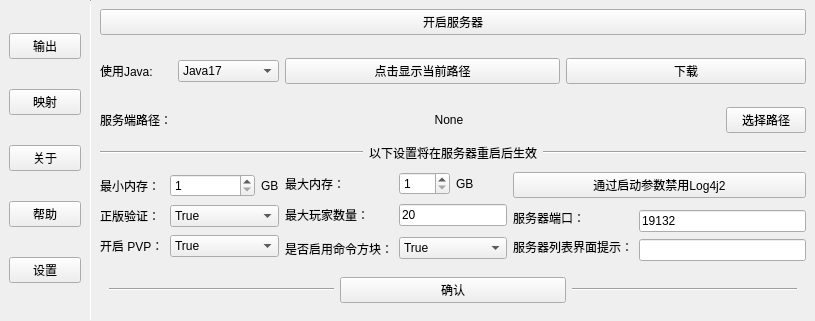
<?xml version="1.0" encoding="UTF-8"?>
<ui version="4.0">
 <class>MainWindow</class>
 <widget class="QMainWindow" name="MainWindow">
  <property name="geometry">
   <rect>
    <x>0</x>
    <y>0</y>
    <width>815</width>
    <height>321</height>
   </rect>
  </property>
  <property name="windowTitle">
   <string>MainWindow</string>
  </property>
  <widget class="QWidget" name="centralwidget">
   <layout class="QGridLayout" name="gridLayout">
    <property name="leftMargin">
     <number>0</number>
    </property>
    <property name="topMargin">
     <number>0</number>
    </property>
    <property name="rightMargin">
     <number>0</number>
    </property>
    <property name="bottomMargin">
     <number>0</number>
    </property>
    <property name="spacing">
     <number>0</number>
    </property>
    <item row="0" column="0">
     <widget class="QWidget" name="widget" native="true">
      <property name="minimumSize">
       <size>
        <width>0</width>
        <height>0</height>
       </size>
      </property>
      <property name="maximumSize">
       <size>
        <width>90</width>
        <height>16777215</height>
       </size>
      </property>
      <layout class="QVBoxLayout" name="verticalLayout">
       <item>
        <widget class="QPushButton" name="pbtn_output">
         <property name="cursor">
          <cursorShape>PointingHandCursor</cursorShape>
         </property>
         <property name="text">
          <string>输出</string>
         </property>
        </widget>
       </item>
       <item>
        <widget class="QPushButton" name="pbtn_frp">
         <property name="cursor">
          <cursorShape>PointingHandCursor</cursorShape>
         </property>
         <property name="text">
          <string>映射</string>
         </property>
        </widget>
       </item>
       <item>
        <widget class="QPushButton" name="pbtn_about">
         <property name="cursor">
          <cursorShape>PointingHandCursor</cursorShape>
         </property>
         <property name="text">
          <string>关于</string>
         </property>
        </widget>
       </item>
       <item>
        <widget class="QPushButton" name="pbtn_visit_help">
         <property name="cursor">
          <cursorShape>PointingHandCursor</cursorShape>
         </property>
         <property name="text">
          <string>帮助</string>
         </property>
        </widget>
       </item>
       <item>
        <widget class="QPushButton" name="pbtn_upd_set">
         <property name="cursor">
          <cursorShape>PointingHandCursor</cursorShape>
         </property>
         <property name="text">
          <string>设置</string>
         </property>
        </widget>
       </item>
      </layout>
     </widget>
    </item>
    <item row="0" column="2">
     <widget class="QWidget" name="widget_2" native="true">
      <layout class="QGridLayout" name="gridLayout_2">
       <item row="8" column="1" colspan="9">
        <widget class="QWidget" name="widget_3" native="true">
         <property name="styleSheet">
          <string notr="true">Line{background-color: rgb(66, 66, 66);border:none;}</string>
         </property>
         <layout class="QHBoxLayout" name="horizontalLayout">
          <item>
           <widget class="Line" name="line_3">
            <property name="orientation">
             <enum>Qt::Horizontal</enum>
            </property>
           </widget>
          </item>
          <item>
           <widget class="QPushButton" name="pbtn_ok_adv_set">
            <property name="cursor">
             <cursorShape>PointingHandCursor</cursorShape>
            </property>
            <property name="text">
             <string>确认</string>
            </property>
           </widget>
          </item>
          <item>
           <widget class="Line" name="line_4">
            <property name="orientation">
             <enum>Qt::Horizontal</enum>
            </property>
           </widget>
          </item>
         </layout>
        </widget>
       </item>
       <item row="0" column="1" colspan="9">
        <widget class="QPushButton" name="pbtn_start_server">
         <property name="cursor">
          <cursorShape>PointingHandCursor</cursorShape>
         </property>
         <property name="text">
          <string>开启服务器</string>
         </property>
        </widget>
       </item>
       <item row="1" column="6" rowspan="2" colspan="4">
        <widget class="QPushButton" name="pbtn_download_server">
         <property name="cursor">
          <cursorShape>PointingHandCursor</cursorShape>
         </property>
         <property name="text">
          <string>下载</string>
         </property>
        </widget>
       </item>
       <item row="4" column="1" colspan="9">
        <widget class="QWidget" name="widget_4" native="true">
         <property name="styleSheet">
          <string notr="true">Line{background-color: rgb(66, 66, 66);border:none;}</string>
         </property>
         <layout class="QHBoxLayout" name="horizontalLayout_2">
          <property name="leftMargin">
           <number>0</number>
          </property>
          <property name="topMargin">
           <number>0</number>
          </property>
          <property name="rightMargin">
           <number>0</number>
          </property>
          <property name="bottomMargin">
           <number>0</number>
          </property>
          <item>
           <widget class="Line" name="line_2">
            <property name="styleSheet">
             <string notr="true"/>
            </property>
            <property name="orientation">
             <enum>Qt::Horizontal</enum>
            </property>
           </widget>
          </item>
          <item>
           <widget class="QLabel" name="n_13">
            <property name="sizePolicy">
             <sizepolicy hsizetype="Maximum" vsizetype="Preferred">
              <horstretch>0</horstretch>
              <verstretch>0</verstretch>
             </sizepolicy>
            </property>
            <property name="text">
             <string>以下设置将在服务器重启后生效</string>
            </property>
            <property name="alignment">
             <set>Qt::AlignCenter</set>
            </property>
           </widget>
          </item>
          <item>
           <widget class="Line" name="line">
            <property name="orientation">
             <enum>Qt::Horizontal</enum>
            </property>
           </widget>
          </item>
         </layout>
        </widget>
       </item>
       <item row="3" column="1">
        <widget class="QLabel" name="n_1">
         <property name="text">
          <string>服务端路径：</string>
         </property>
        </widget>
       </item>
       <item row="6" column="1" rowspan="2" colspan="3">
        <widget class="QWidget" name="widget_5" native="true">
         <layout class="QGridLayout" name="gridLayout_3">
          <property name="leftMargin">
           <number>0</number>
          </property>
          <property name="topMargin">
           <number>0</number>
          </property>
          <property name="rightMargin">
           <number>0</number>
          </property>
          <property name="bottomMargin">
           <number>0</number>
          </property>
          <item row="2" column="0">
           <widget class="QLabel" name="n_10">
            <property name="sizePolicy">
             <sizepolicy hsizetype="Maximum" vsizetype="Preferred">
              <horstretch>0</horstretch>
              <verstretch>0</verstretch>
             </sizepolicy>
            </property>
            <property name="text">
             <string>开启 PVP：</string>
            </property>
            <property name="alignment">
             <set>Qt::AlignLeading|Qt::AlignLeft|Qt::AlignVCenter</set>
            </property>
           </widget>
          </item>
          <item row="0" column="0">
           <widget class="QLabel" name="n_3">
            <property name="sizePolicy">
             <sizepolicy hsizetype="Maximum" vsizetype="Preferred">
              <horstretch>0</horstretch>
              <verstretch>0</verstretch>
             </sizepolicy>
            </property>
            <property name="text">
             <string>最小内存：</string>
            </property>
            <property name="alignment">
             <set>Qt::AlignLeading|Qt::AlignLeft|Qt::AlignVCenter</set>
            </property>
           </widget>
          </item>
          <item row="2" column="1" colspan="2">
           <widget class="QComboBox" name="cbox_pvp">
            <property name="cursor">
             <cursorShape>PointingHandCursor</cursorShape>
            </property>
            <item>
             <property name="text">
              <string>True</string>
             </property>
            </item>
            <item>
             <property name="text">
              <string>False</string>
             </property>
            </item>
           </widget>
          </item>
          <item row="1" column="0">
           <widget class="QLabel" name="n_7">
            <property name="sizePolicy">
             <sizepolicy hsizetype="Maximum" vsizetype="Preferred">
              <horstretch>0</horstretch>
              <verstretch>0</verstretch>
             </sizepolicy>
            </property>
            <property name="text">
             <string>正版验证：</string>
            </property>
            <property name="alignment">
             <set>Qt::AlignLeading|Qt::AlignLeft|Qt::AlignVCenter</set>
            </property>
           </widget>
          </item>
          <item row="0" column="1">
           <widget class="QSpinBox" name="min_ram">
            <property name="minimum">
             <number>1</number>
            </property>
            <property name="maximum">
             <number>256</number>
            </property>
           </widget>
          </item>
          <item row="0" column="2">
           <widget class="QLabel" name="label">
            <property name="sizePolicy">
             <sizepolicy hsizetype="Maximum" vsizetype="Preferred">
              <horstretch>0</horstretch>
              <verstretch>0</verstretch>
             </sizepolicy>
            </property>
            <property name="text">
             <string>GB</string>
            </property>
           </widget>
          </item>
          <item row="1" column="1" colspan="2">
           <widget class="QComboBox" name="cbox_mojang">
            <property name="cursor">
             <cursorShape>PointingHandCursor</cursorShape>
            </property>
            <item>
             <property name="text">
              <string>True</string>
             </property>
            </item>
            <item>
             <property name="text">
              <string>False</string>
             </property>
            </item>
           </widget>
          </item>
         </layout>
        </widget>
       </item>
       <item row="1" column="1" rowspan="2">
        <widget class="QLabel" name="n_8">
         <property name="text">
          <string>使用Java:</string>
         </property>
        </widget>
       </item>
       <item row="3" column="9">
        <widget class="QPushButton" name="pbtn_select_path">
         <property name="cursor">
          <cursorShape>PointingHandCursor</cursorShape>
         </property>
         <property name="text">
          <string>选择路径</string>
         </property>
        </widget>
       </item>
       <item row="6" column="4" rowspan="2">
        <widget class="QWidget" name="widget_6" native="true">
         <layout class="QGridLayout" name="gridLayout_4">
          <property name="leftMargin">
           <number>0</number>
          </property>
          <property name="topMargin">
           <number>0</number>
          </property>
          <property name="rightMargin">
           <number>0</number>
          </property>
          <property name="bottomMargin">
           <number>0</number>
          </property>
          <item row="0" column="3">
           <widget class="QSpinBox" name="max_ram">
            <property name="minimum">
             <number>1</number>
            </property>
            <property name="maximum">
             <number>256</number>
            </property>
           </widget>
          </item>
          <item row="0" column="4">
           <widget class="QLabel" name="n_5">
            <property name="text">
             <string>GB</string>
            </property>
           </widget>
          </item>
          <item row="3" column="0" rowspan="2" colspan="3">
           <widget class="QLabel" name="n_11">
            <property name="sizePolicy">
             <sizepolicy hsizetype="Maximum" vsizetype="Preferred">
              <horstretch>0</horstretch>
              <verstretch>0</verstretch>
             </sizepolicy>
            </property>
            <property name="text">
             <string>是否启用命令方块：</string>
            </property>
            <property name="alignment">
             <set>Qt::AlignLeading|Qt::AlignLeft|Qt::AlignVCenter</set>
            </property>
           </widget>
          </item>
          <item row="1" column="0" rowspan="2" colspan="3">
           <widget class="QLabel" name="n_6">
            <property name="sizePolicy">
             <sizepolicy hsizetype="Maximum" vsizetype="Preferred">
              <horstretch>0</horstretch>
              <verstretch>0</verstretch>
             </sizepolicy>
            </property>
            <property name="text">
             <string>最大玩家数量：</string>
            </property>
            <property name="alignment">
             <set>Qt::AlignLeading|Qt::AlignLeft|Qt::AlignVCenter</set>
            </property>
           </widget>
          </item>
          <item row="1" column="3" rowspan="2" colspan="2">
           <widget class="QLineEdit" name="max_player">
            <property name="text">
             <string>20</string>
            </property>
           </widget>
          </item>
          <item row="3" column="3" rowspan="2" colspan="2">
           <widget class="QComboBox" name="cbox_command_block">
            <property name="cursor">
             <cursorShape>PointingHandCursor</cursorShape>
            </property>
            <item>
             <property name="text">
              <string>True</string>
             </property>
            </item>
            <item>
             <property name="text">
              <string>False</string>
             </property>
            </item>
           </widget>
          </item>
          <item row="0" column="0" colspan="3">
           <widget class="QLabel" name="n_4">
            <property name="sizePolicy">
             <sizepolicy hsizetype="Maximum" vsizetype="Preferred">
              <horstretch>0</horstretch>
              <verstretch>0</verstretch>
             </sizepolicy>
            </property>
            <property name="text">
             <string>最大内存：</string>
            </property>
            <property name="alignment">
             <set>Qt::AlignLeading|Qt::AlignLeft|Qt::AlignVCenter</set>
            </property>
           </widget>
          </item>
         </layout>
        </widget>
       </item>
       <item row="6" column="5" rowspan="2" colspan="5">
        <widget class="QWidget" name="widget_7" native="true">
         <layout class="QGridLayout" name="gridLayout_5">
          <property name="leftMargin">
           <number>0</number>
          </property>
          <property name="topMargin">
           <number>0</number>
          </property>
          <property name="rightMargin">
           <number>0</number>
          </property>
          <property name="bottomMargin">
           <number>0</number>
          </property>
          <item row="0" column="0" colspan="3">
           <widget class="QPushButton" name="pbtn_dis_log4j2">
            <property name="cursor">
             <cursorShape>PointingHandCursor</cursorShape>
            </property>
            <property name="text">
             <string>通过启动参数禁用Log4j2</string>
            </property>
           </widget>
          </item>
          <item row="3" column="2" rowspan="2">
           <widget class="QLineEdit" name="motd"/>
          </item>
          <item row="2" column="2">
           <widget class="QLineEdit" name="server_port">
            <property name="text">
             <string>19132</string>
            </property>
           </widget>
          </item>
          <item row="1" column="0" rowspan="2">
           <widget class="QLabel" name="n_9">
            <property name="sizePolicy">
             <sizepolicy hsizetype="Maximum" vsizetype="Preferred">
              <horstretch>0</horstretch>
              <verstretch>0</verstretch>
             </sizepolicy>
            </property>
            <property name="text">
             <string>服务器端口：</string>
            </property>
            <property name="alignment">
             <set>Qt::AlignRight|Qt::AlignTrailing|Qt::AlignVCenter</set>
            </property>
           </widget>
          </item>
          <item row="3" column="0" colspan="2">
           <widget class="QLabel" name="n_12">
            <property name="sizePolicy">
             <sizepolicy hsizetype="Maximum" vsizetype="Preferred">
              <horstretch>0</horstretch>
              <verstretch>0</verstretch>
             </sizepolicy>
            </property>
            <property name="text">
             <string>服务器列表界面提示：</string>
            </property>
            <property name="alignment">
             <set>Qt::AlignLeading|Qt::AlignLeft|Qt::AlignVCenter</set>
            </property>
           </widget>
          </item>
         </layout>
        </widget>
       </item>
       <item row="3" column="2" colspan="7">
        <widget class="QLabel" name="lb_path">
         <property name="text">
          <string>None</string>
         </property>
         <property name="alignment">
          <set>Qt::AlignCenter</set>
         </property>
        </widget>
       </item>
       <item row="1" column="4" rowspan="2" colspan="2">
        <widget class="QPushButton" name="pbtn_show_java_path">
         <property name="cursor">
          <cursorShape>PointingHandCursor</cursorShape>
         </property>
         <property name="text">
          <string>点击显示当前路径</string>
         </property>
        </widget>
       </item>
       <item row="1" column="2" rowspan="2" colspan="2">
        <widget class="QComboBox" name="cbox_using_java">
         <property name="cursor">
          <cursorShape>PointingHandCursor</cursorShape>
         </property>
         <item>
          <property name="text">
           <string>Java17</string>
          </property>
         </item>
         <item>
          <property name="text">
           <string>Java16</string>
          </property>
         </item>
         <item>
          <property name="text">
           <string>Java8</string>
          </property>
         </item>
         <item>
          <property name="text">
           <string>系统变量</string>
          </property>
         </item>
        </widget>
       </item>
      </layout>
     </widget>
    </item>
    <item row="0" column="1">
     <widget class="Line" name="line_5">
      <property name="minimumSize">
       <size>
        <width>1</width>
        <height>0</height>
       </size>
      </property>
      <property name="maximumSize">
       <size>
        <width>1</width>
        <height>16777215</height>
       </size>
      </property>
      <property name="styleSheet">
       <string notr="true">Line{background-color: rgb(66, 66, 66);border:1px solid rgb(66, 66, 66);border:none;}</string>
      </property>
      <property name="orientation">
       <enum>Qt::Vertical</enum>
      </property>
     </widget>
    </item>
   </layout>
  </widget>
 </widget>
 <resources/>
 <connections/>
</ui>
